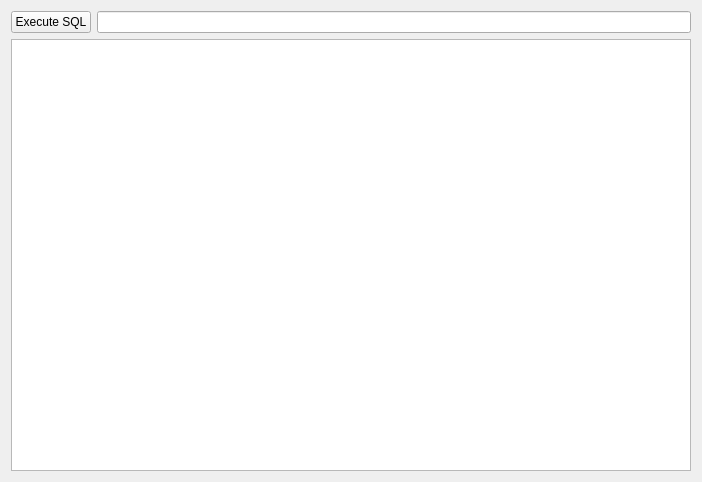
<?xml version="1.0" encoding="UTF-8"?>
<ui version="4.0">
 <class>Form</class>
 <widget class="QWidget" name="Form">
  <property name="geometry">
   <rect>
    <x>0</x>
    <y>0</y>
    <width>702</width>
    <height>482</height>
   </rect>
  </property>
  <property name="windowTitle">
   <string>Form</string>
  </property>
  <layout class="QGridLayout" name="gridLayout">
   <item row="0" column="0">
    <layout class="QVBoxLayout" name="verticalLayout">
     <item>
      <layout class="QHBoxLayout" name="horizontalLayout">
       <item>
        <widget class="QPushButton" name="pushButton">
         <property name="text">
          <string>Execute SQL</string>
         </property>
        </widget>
       </item>
       <item>
        <widget class="QLineEdit" name="lineEdit"/>
       </item>
      </layout>
     </item>
     <item>
      <widget class="QTableWidget" name="tableWidget"/>
     </item>
    </layout>
   </item>
  </layout>
 </widget>
 <resources/>
 <connections/>
</ui>
